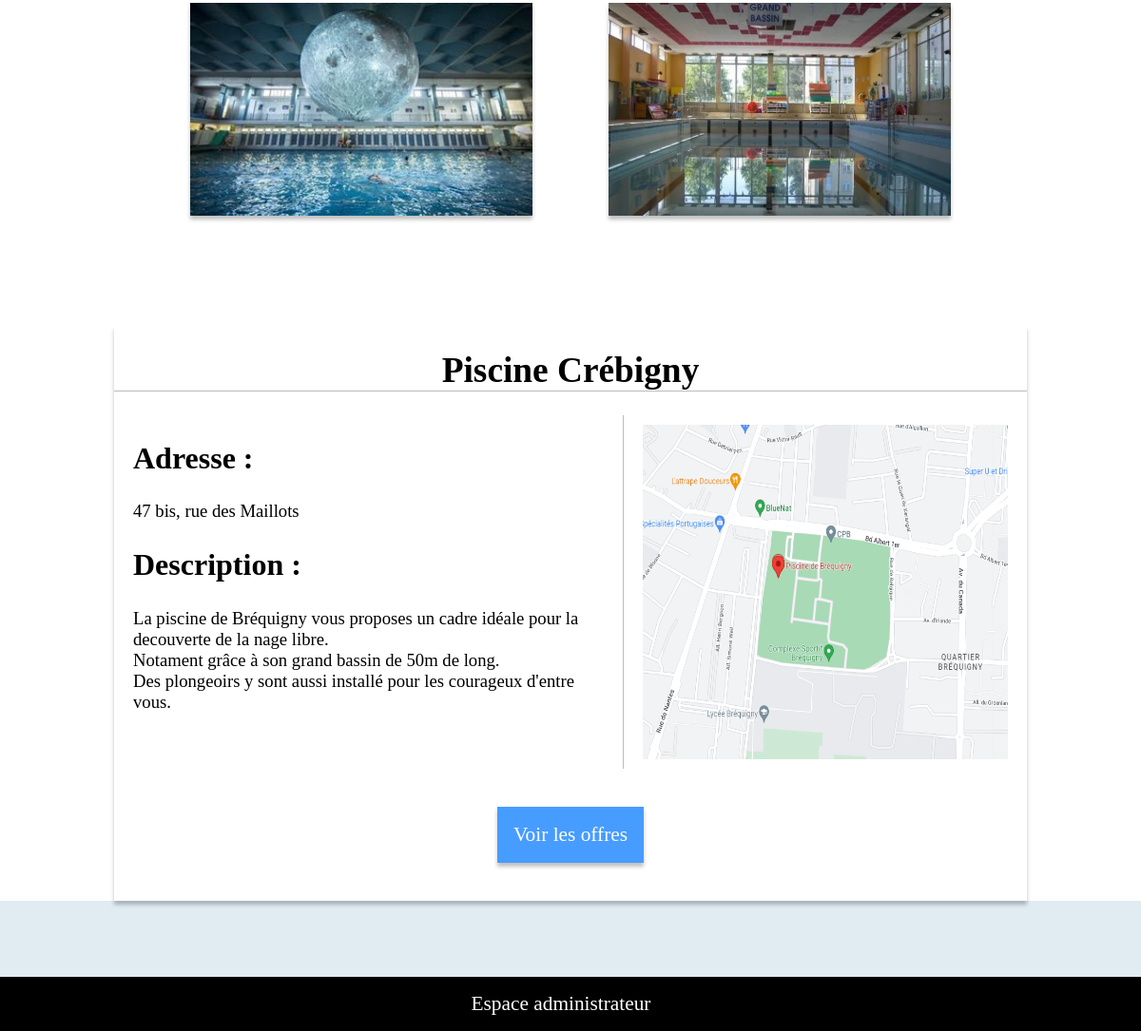
/site/index.php (lower part), run on an earlier commit of the app's database.
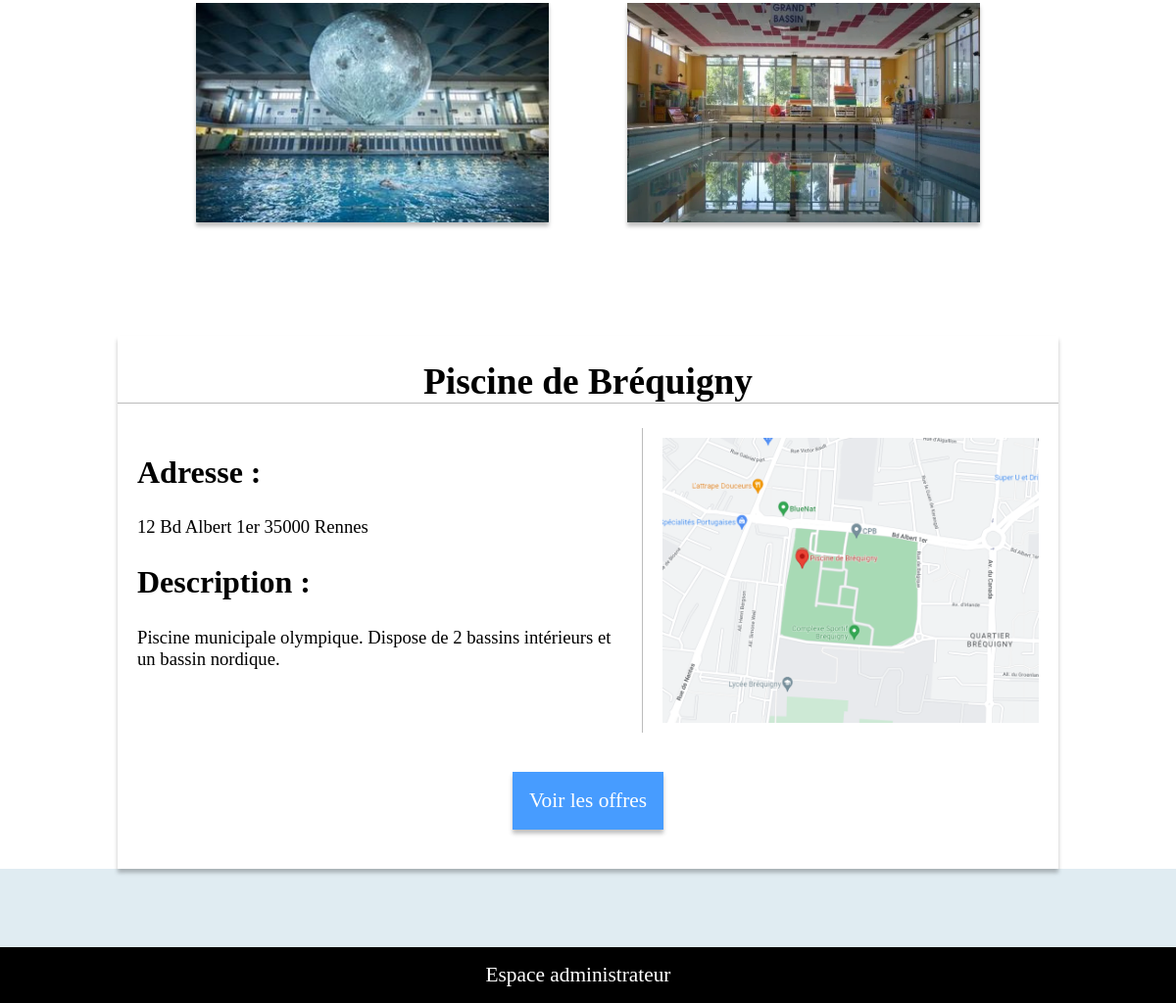
And on a later commit of the database.
### tables this page shows
CREATE TABLE IF NOT EXISTS `pool` (
  `id_pool` int(10) UNSIGNED NOT NULL AUTO_INCREMENT,
  `name` varchar(128) NOT NULL,
  `address` varchar(128) NOT NULL,
  `active` tinyint(1) NOT NULL,
  `picture` varchar(128) NOT NULL,
  `map` varchar(128) NOT NULL,
  `description` varchar(1000) NOT NULL,
  PRIMARY KEY (`id_pool`)
);

### site/pdo/database.php (called while the page is built, shortened)
<?php
class DBConnection
{
	private static ?PDO $database = null;
	public static function getInstance(): PDO
	{
		if (DBConnection::$database === null) {
			try {
				DBConnection::$database = new PDO('mysql:host=localhost;dbname=pools;charset=utf8', "root", "");
			} catch (Exception $e) {
				die('Erreur : ' . $e->getMessage());
			}
		}
		return DBConnection::$database;
	}
}
?>

### site/pdo/poolPDO.php (called while the page is built, shortened)
<?php
require_once('pdo/database.php');
require_once('model/pool.php');
class PoolPDO
{
    public function readAll(): array
    {
        $MySQLQuery = 'SELECT * FROM pool';
        $stmt = DBConnection::getInstance()->prepare($MySQLQuery);
        $stmt->execute();
        return $this->returnPools($stmt->fetchAll());
    }
    private function returnPools(array $rows): array
    {
        $pools = [];
        foreach ($rows as $row) {
            $id_pool = $row['id_pool'];
            $name = $row['name'];
            $address = $row['address'];
            $active = $row['active'];
            $picture = $row['picture'];
            $map = $row['map'];
            $description = $row['description'];
            $pool = new Pool($name, $address, $active, $picture, $map, $description, $id_pool);
            $pools[] = $pool;
        }
        return $pools;
    }
}

### site/model/pool.php (called while the page is built, shortened)
<?php
class Pool
{
    private string $name;
    private string $address;
    private string $picture;
    private string $map;
    private string $description;
    public function __construct(
        string $name,
        string $address,
        int $active,
        string $picture,
        string $map,
        string $description,
        int $id_pool = -1
    ) {
        $this->name = $name;
        $this->address = $address;
        $this->picture = $picture;
        $this->map = $map;
        $this->description = $description;
    }
    public function getName(): string
    {
        return $this->name;
    }
    public function getAddress(): string
    {
        return $this->address;
    }
    public function getPicture(): string
    {
        return $this->picture;
    }
    public function getMap(): string
    {
        return $this->map;
    }
    public function getDescription(): string
    {
        return $this->description;
    }
}

### site/controllers/c_HomePage.php (the view, shortened to what this page needs)
<?php
require_once('model/pool.php');
require_once('pdo/poolPDO.php');
class HomePage {
    public $pools;
    public $selectPool;
    function __construct()
    {
        $poolPDO = new PoolPDO();
        $this->pools = $poolPDO->readAll();
        $this->selectPool =  $this->pools[0];
    }
    function printPools(){
        foreach ($this->pools as $pool) {
            echo '<div class="SwimmingPool--Pool">';
            echo ' <img class="SwimmingPool--Img" src="' . $pool->getPicture() . '" value="' . $pool->getName() . '*' . $pool->getAddress() . '*' . $pool->getDescription() . '*' . $pool->getMap() . '" alt="" onclick="PiscineClickEvent(this)">';
            echo '</div>';
        }
    }
    function printPoolName(){
        echo  '<h1 id="FocusSwimmingPool--Title">' . $this->selectPool->getName() . '</h1>';
    }
    function printPoolAddress(){
       echo '<p id="FocusSwimmingPool--Address">' . $this->selectPool->getAddress() . '<p>';
    }
    function printDescription(){
        echo '<p id="FocusSwimmingPool--Descriptif">' . $this->selectPool->getDescription() . '<p></br>';
    }
    function printMap(){
        echo ' <img id="FocusSwimmingPool--Map" src="' . $this->selectPool->getMap() . '" alt="">';
    }
}

### site/view/v_HomePage.php (shortened to what this page needs)
<?php
require_once('controllers/c_HomePage.php');
$ControllerHomePage = new HomePage;
?>
<main id="mainHome">
    <div class="SelectSwimmingPool">
        <?php $ControllerHomePage->printPools() ?>
    </div>
    <div class="groupBox">
        <?php $ControllerHomePage->printPoolName() ?>
        <div>
            <div class="info">
                <article>
                    <h2> Adresse : </h2>
                    <?php $ControllerHomePage->printPoolAddress() ?>
                    <h2> Description : </h2>
                    <?php $ControllerHomePage->printDescription() ?>
                </article>
            </div>
            <?php $ControllerHomePage->printMap() ?>
        </div>
        <a class="blueLink" href="/index.php?action=achat">Voir les offres</a>
    </div>
</main>
<?php $content = ob_get_clean(); ?>
<?php require('view/layout.php') ?>

### site/index.php (shortened to what this page needs)
<?php
$action = null;
if (empty($action)) {
	$action = 'accueil';
}
switch ($action) {
	case 'accueil':
		require('view/v_HomePage.php');
		break;
}

### site/view/layout.php (shortened to what this page needs)
<!DOCTYPE html>
<html>
<head>
    <link href="../view/style.css" rel="stylesheet" />
</head>
<body>
    <?= $content ?>
    <footer>
        <a class="a-nostyle white-font" href="/index.php?action=adminRedirection">Espace administrateur</a>
    </footer>
</body>
</html>

### site/view/style.css (style rules this page uses)
body { margin: 0%; padding: 0%; background-color: #e0ecf2; }
a { display: block; text-align: center; padding: 16px; margin-right: 20px; font-family: "Istok Web"; font-size: 16pt; text-decoration: none; color: #000000; }
.blueLink { color: #ffffff; background-color: #479cff; border: solid 1px #479cff; box-shadow: 0px 4px 4px rgba(0, 0, 0, 0.25); }
h1 { font-size: 28pt; }
h2 { font-family: "Istok Web"; font-size: 24pt; }
p { font-size: 14pt; }
.groupBox { margin: 20px 0px 10vh 10vw; padding-bottom: 20px; width: 80vw; display: flex; flex-direction: column; align-items: center; background-color: #ffffff; box-shadow: 0px 4px 4px rgba(0, 0, 0, 0.25); }
.SelectSwimmingPool { margin: 0%; padding: 0%; display: flex; justify-content: center; flex-wrap: wrap; }
.SelectSwimmingPool .SwimmingPool--Pool { width: 30vw; margin: 40px; }
.SelectSwimmingPool .SwimmingPool--Img { width: 100%; height: 80%; opacity: 100%; box-shadow: 0px 4px 4px rgba(0, 0, 0, 0.25); }
.groupBox h1 { width: 100%; border-bottom: solid 1px #bbbbbb; text-align: center; }
.groupBox div { display: flex; width: 100%; height: 100%; }
.groupBox .info { width: 60%; margin: 0px 10px 0px 20px; }
.groupBox img { padding: 10px 20px 10px 20px; width: 40%; border-left: solid 1px #bbbbbb; }
.groupBox a { margin: 40px 0px 20px 0px; }
main { min-height: 80vh; width: 70vw; margin: auto; margin-top: 10vh; background-color: #ffffff; padding: 15px; }
#mainHome { width: 100%; padding: 0px; }
.a-nostyle { text-decoration: none; }
footer { background-color: #000000; }
.white-font { color: #ffffff; }

What changed in the data, as far as the page shows it:
changed pool: name "Piscine Crébigny" → "Piscine de Bréquigny"; address "47 bis, rue des Maillots" → "12 Bd Albert 1er 35000 Rennes"; description "La piscine de Bréquigny vous proposes un cadre idéale pour la decouverte de la nage libre. Notament grâce à son grand bassin de 50m de long. Des plongeoirs y sont aussi installé pour les courageux d'entre vous." → "Piscine municipale olympique. Dispose de 2 bassins intérieurs et un bassin nordique."
